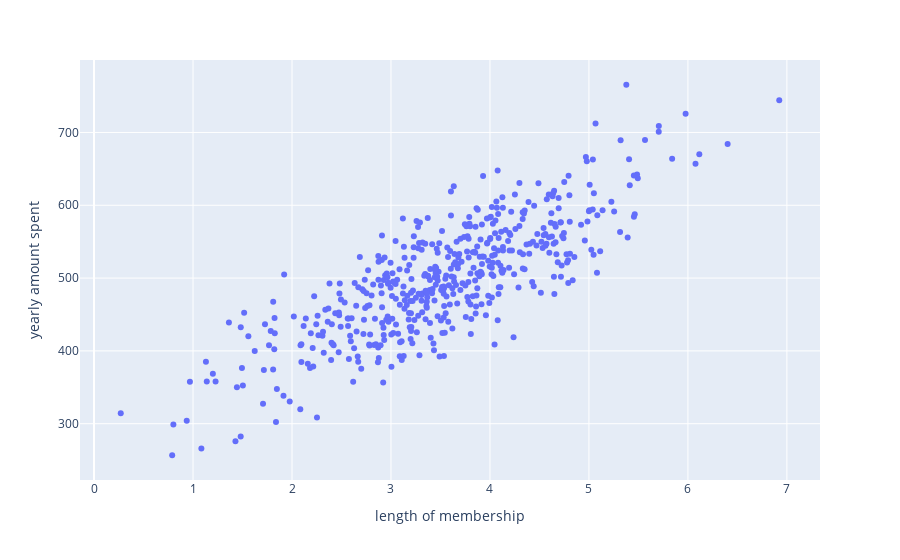

Source (notebook cell):
### Code cell
px.scatter(df,'length of membership','yearly amount spent')

### Figure 1 — Plotly figure (JSON) as saved in the notebook; plotly's stock layout.template omitted (floating-point values rounded to 4 significant figures; data arrays with more than 128 entries replaced by an {"elided": "..."} marker saying what was removed)
{"data": [{"hovertemplate": "length of membership=%{x}<br>yearly amount spent=%{y}<extra></extra>", "legendgroup": "", "marker": {"color": "#636efa", "symbol": "circle"}, "mode": "markers", "name": "", "orientation": "v", "showlegend": false, "type": "scatter", "x": {"elided": "500 float values"}, "xaxis": "x", "y": {"elided": "500 float values"}, "yaxis": "y"}], "layout": {"legend": {"tracegroupgap": 0}, "margin": {"t": 60}, "xaxis": {"anchor": "y", "domain": [0, 1], "title": {"text": "length of membership"}}, "yaxis": {"anchor": "x", "domain": [0, 1], "title": {"text": "yearly amount spent"}}}}
